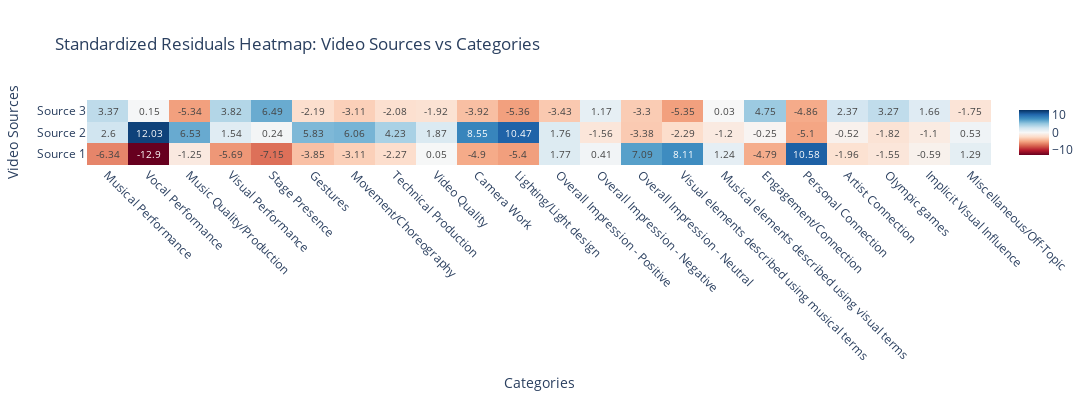

Write notebook code for a chart like this one.
### Code cell
def create_standardized_residuals_heatmap(df, category_dict):
    """
    Creates a heatmap of standardized residuals for the contingency tables.
    
    Args:
        df (pd.DataFrame): DataFrame with 'source_id' and binary category columns
        category_dict (dict): Dictionary defining categories and their codes
    """
    # Create contingency tables and calculate standardized residuals
    categories = []
    source_ids = sorted(df['source_id'].unique())
    residuals_matrix = []
    
    for category_name in category_dict.keys():
        column_name = f'has_{category_name}'
        if column_name not in df.columns:
            continue
            
        # Create contingency table for this category
        contingency = pd.crosstab(df['source_id'], df[column_name])
        categories.append(category_name)
        
        # Calculate expected frequencies and standardized residuals
        row_sums = contingency.sum(axis=1)
        col_sums = contingency.sum(axis=0)
        total = contingency.sum().sum()
        
        # We only want the "present" column (1)
        if 1 in contingency.columns:
            observed = contingency[1].values
            expected = (row_sums * col_sums[1]) / total
            
            # Calculate standardized residuals
            std_residuals = (observed - expected) / np.sqrt(expected * (1 - col_sums[1]/total) * (1 - row_sums/total))
            residuals_matrix.append(std_residuals)
    
    # Convert to numpy array and transpose
    residuals_matrix = np.array(residuals_matrix).T
    
    # Create heatmap
    fig = go.Figure(data=go.Heatmap(
        z=residuals_matrix,
        x=categories,
        y=[f'Source {id}' for id in source_ids],
        colorscale='RdBu',
        zmid=0,  # Center the colorscale at 0
        text=np.round(residuals_matrix, 2),  # Show values in cells
        texttemplate='%{text}',
        textfont={"size": 10},
        hoverongaps=False,
        hovertemplate='Source: %{y}<br>Category: %{x}<br>Std. Residual: %{z:.2f}<extra></extra>'
    ))
    
    # Update layout
    fig.update_layout(
        title='Standardized Residuals Heatmap: Video Sources vs Categories',
        xaxis_title='Categories',
        yaxis_title='Video Sources',
        width=1200,
        height=400,
        xaxis={'tickangle': 45},  # Rotate category labels for better readability
    )
    
    # Show the plot
    fig.show()
    
    # Print interpretation guide
    print("\nInterpretation Guide for Standardized Residuals:")
    print("* Values > 1.96 or < -1.96 are significant at p < 0.05 level")
    print("* Values > 2.58 or < -2.58 are significant at p < 0.01 level")
    print("* Positive values (red): More observations than expected")
    print("* Negative values (blue): Fewer observations than expected")
    print("* Values near 0 (white): Observed frequencies close to expected")

# Run the analysis
create_standardized_residuals_heatmap(df, category_dict)

### Figure 1 — Plotly figure (JSON) as saved in the notebook; plotly's stock layout.template omitted (floating-point values rounded to 4 significant figures)
{"data": [{"colorscale": [[0, "rgb(103,0,31)"], [0.1, "rgb(178,24,43)"], [0.2, "rgb(214,96,77)"], [0.3, "rgb(244,165,130)"], [0.4, "rgb(253,219,199)"], [0.5, "rgb(247,247,247)"], [0.6, "rgb(209,229,240)"], [0.7, "rgb(146,197,222)"], [0.8, "rgb(67,147,195)"], [0.9, "rgb(33,102,172)"], [1, "rgb(5,48,97)"]], "hoverongaps": false, "hovertemplate": "Source: %{y}<br>Category: %{x}<br>Std. Residual: %{z:.2f}<extra></extra>", "text": [[-6.34, -12.9, -1.25, -5.69, -7.15, -3.85, -3.11, -2.27, 0.05, -4.9, -5.4, 1.77, 0.41, 7.09, 8.11, 1.24, -4.79, 10.58, -1.96, -1.55, -0.59, 1.29], [2.6, 12.03, 6.53, 1.54, 0.24, 5.83, 6.06, 4.23, 1.87, 8.55, 10.47, 1.76, -1.56, -3.38, -2.29, -1.2, -0.25, -5.1, -0.52, -1.82, -1.1, 0.53], [3.37, 0.15, -5.34, 3.82, 6.49, -2.19, -3.11, -2.08, -1.92, -3.92, -5.36, -3.43, 1.17, -3.3, -5.35, 0.03, 4.75, -4.86, 2.37, 3.27, 1.66, -1.75]], "textfont": {"size": 10}, "texttemplate": "%{text}", "type": "heatmap", "x": ["Musical Performance", "Vocal Performance", "Music Quality/Production", "Visual Performance", "Stage Presence", "Gestures", "Movement/Choreography", "Technical Production", "Video Quality", "Camera Work", "Lighting/Light design", "Overall Impression - Positive", "Overall Impression - Negative", "Overall Impression - Neutral", "Visual elements described using musical terms", "Musical elements described using visual terms", "Engagement/Connection", "Personal Connection", "Artist Connection", "Olympic games", "Implicit Visual Influence", "Miscellaneous/Off-Topic"], "y": ["Source 1", "Source 2", "Source 3"], "z": [[-6.341, -12.9, -1.25, -5.691, -7.151, -3.852, -3.114, -2.274, 0.05336, -4.897, -5.402, 1.773, 0.4144, 7.095, 8.115, 1.243, -4.788, 10.58, -1.963, -1.548, -0.5885, 1.294], [2.599, 12.03, 6.53, 1.541, 0.2391, 5.831, 6.059, 4.227, 1.871, 8.548, 10.47, 1.762, -1.563, -3.382, -2.289, -1.203, -0.2454, -5.102, -0.5243, -1.819, -1.104, 0.5287], [3.374, 0.1452, -5.338, 3.819, 6.492, -2.191, -3.114, -2.077, -1.917, -3.919, -5.361, -3.426, 1.169, -3.304, -5.354, 0.03047, 4.751, -4.865, 2.371, 3.272, 1.655, -1.746]], "zmid": 0}], "layout": {"height": 400, "title": {"text": "Standardized Residuals Heatmap: Video Sources vs Categories"}, "width": 1200, "xaxis": {"tickangle": 45, "title": {"text": "Categories"}}, "yaxis": {"title": {"text": "Video Sources"}}}}
